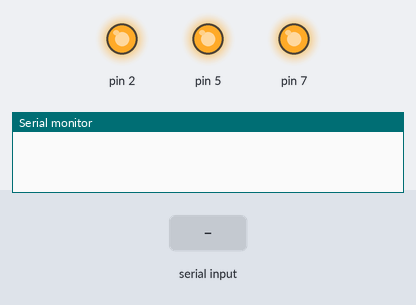
This sketch was run on a simulated Arduino Uno, built with avr-gcc and run on an emulated ATmega328P. Shown: output pins drawn as LEDs (lit = HIGH), the last lines printed to the serial monitor. The test bench sets the inputs (shaded band).

Above: at 1.2 s.
1.3 s: "!" received over Serial
At 2.7 s:
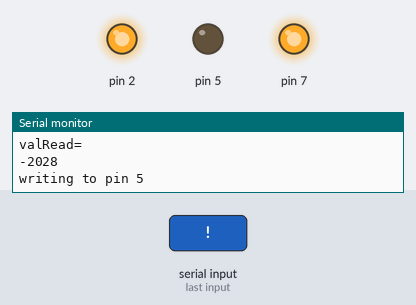
Timing chart, 0 to 4.3 s (numbered marks = the images above; inputs shaded):
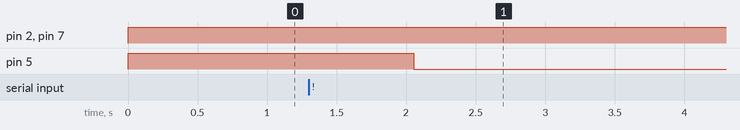

The sketch:

functional_motor_control.ino
```cpp
void setup() {
  // put your setup code here, to run once:
Serial.begin(9600);
Serial.flush();
pinMode(7, OUTPUT);
pinMode(5, OUTPUT);
pinMode(2, OUTPUT);
}
String inData;
int val0 = 255;
int value0 = 163;
int valued = 255;
int valRead = 0;
//int valToWrite = 255;
void loop() {
  // if serial communication hath transpired
  while (Serial.available() > 0){
    //String dataread = Serial.readString();
    char dataread = Serial.read();
    inData += dataread;
    Serial.println("charRead=");
    Serial.println(dataread - 48);
    if (dataread == '!') {
      //int val1 = inData.charAt(0) - 48;
      int val1 = inData.charAt(0) - 48;
      int val2 = inData.charAt(1) - 48;
      int val3 = inData.charAt(2) - 48;
      valRead = val1*100+val2*10+val3;
    //  int valRead = dataread.toInt();
      Serial.println("valRead=");
      Serial.println(valRead);
      if (valRead <= 255){
      if (valRead < 0){valRead=0;}
      val0 = valRead;
      inData = "";
      Serial.println("writing to pin 5");
      }
      else if (valRead > 255 && valRead <= 510)
      {
        value0 = valRead-255;
        inData = "";
        Serial.println("writing to pin 7");
       }
       else if (valRead > 510 && valRead <= 765)
       {
        valued = valRead-510;
        inData = "";
        Serial.println("writing to pin 2");
        }
      Serial.flush();

    }
  }
  //valToWrite = map(val0,0,999,0,255);
  //Serial.println("pin 5");
//Serial.println(val0);
  analogWrite(5, val0);
  //Serial.println("pin 7");
  //Serial.println(value0);
  analogWrite(7, value0);
  //Serial.println("pin 2");
  //Serial.println(valued);
  analogWrite(2, valued);
  delay(1000);
  Serial.flush();

}
```

Measured:
- after the input at 1.3 s, pin 5: HIGH → LOW after 0.75 s
